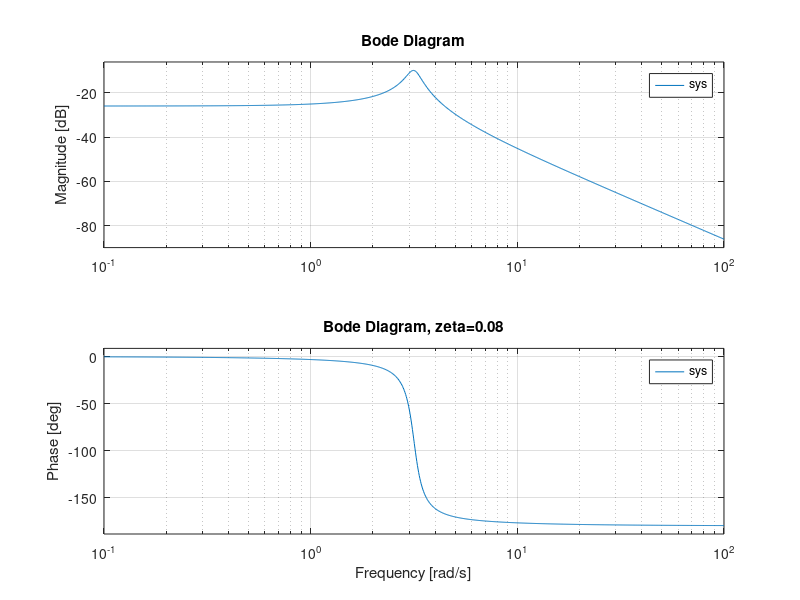

MATLAB code to generate this figure:
% ME3050 - second order frequency response
% Tristan Hill, 04/24/2023
clear; clc; close all

%define system parameters
m=2
c=1
k=20

zeta=c/(2*sqrt(m*k))

sys=tf(1/k,[m/k c/k 1])

figure(1)
bode(sys); grid on

str=sprintf('Bode Diagram, zeta=%.2f', zeta)
title(str)